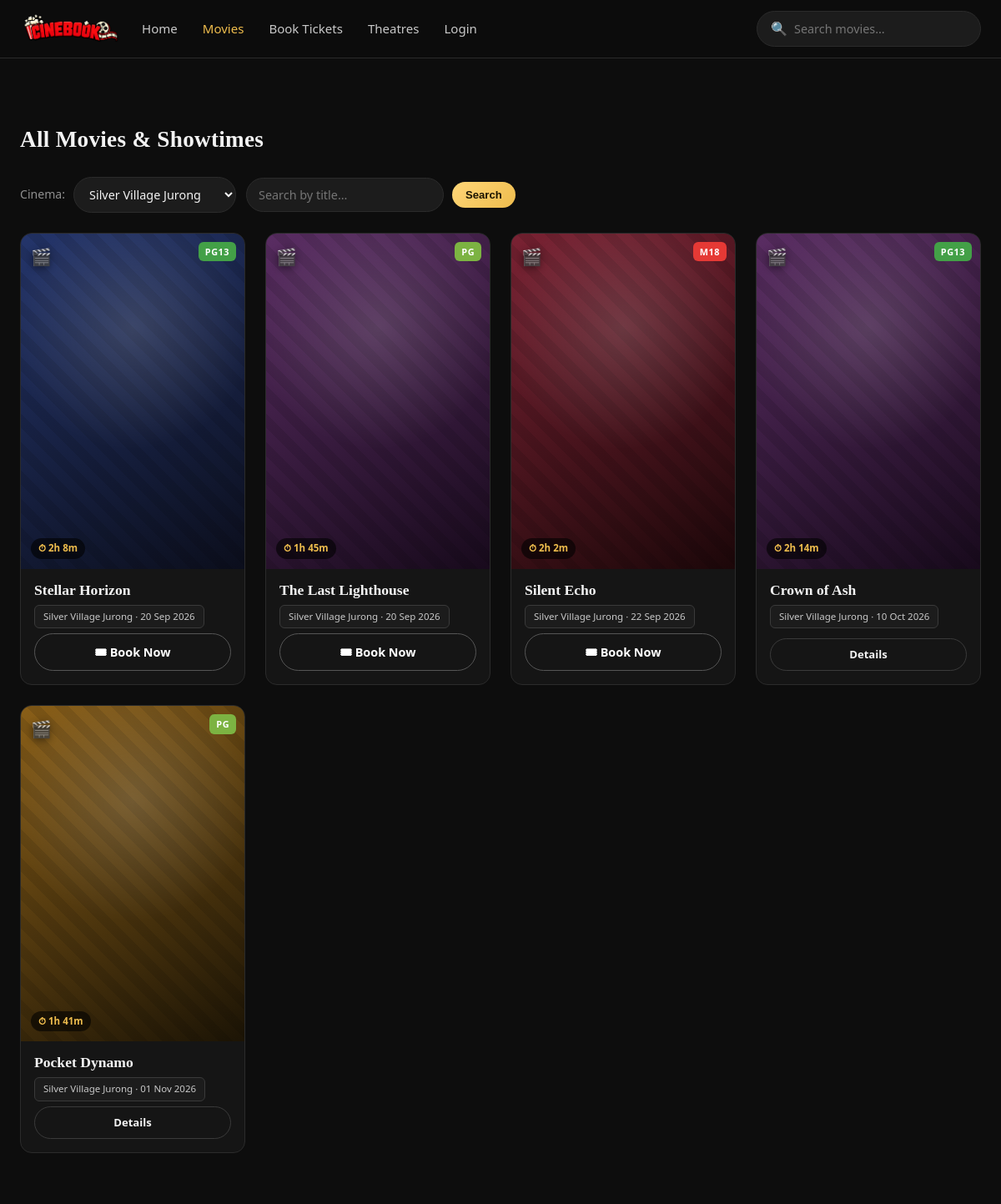
/movies.php?cinema=1 (upper part), run on an earlier commit of the app's database.
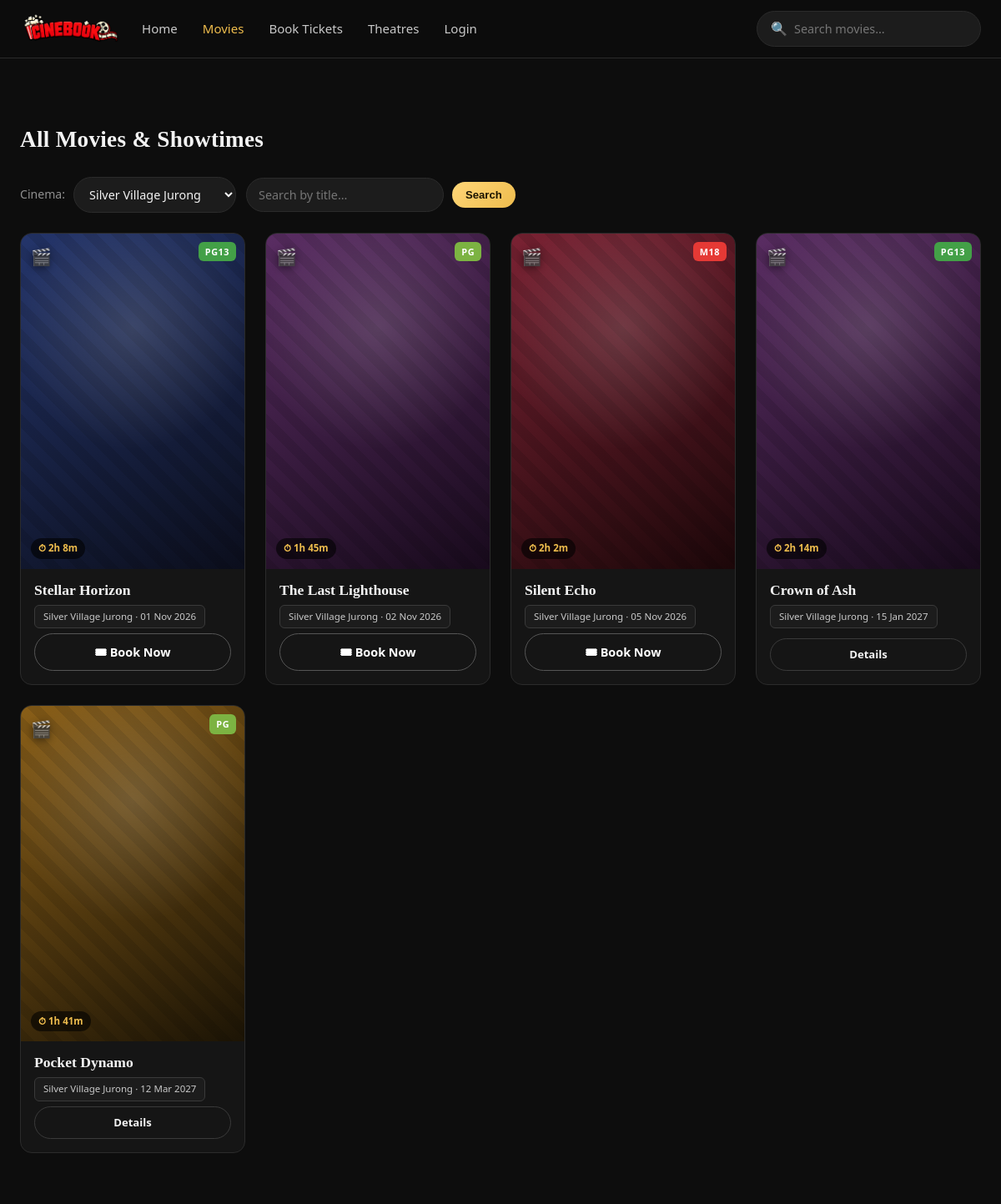
And on a later commit of the database.
### tables this page shows
CREATE TABLE movie (
    Movie_ID INT AUTO_INCREMENT PRIMARY KEY,
    Location VARCHAR(150),
    Date DATE,
    Showtime TIME,
    Description TEXT,
    Title VARCHAR(150) NOT NULL,
    Poster VARCHAR(255) NOT NULL DEFAULT '',
    Backdrop VARCHAR(255) NOT NULL DEFAULT '',
    Genre VARCHAR(80),
    Duration_Min INT,
    Certificate VARCHAR(10) DEFAULT 'PG',
    Stars TINYINT DEFAULT 4,
    Status VARCHAR(20) DEFAULT 'showing',
    Cinema_ID INT,
    FOREIGN KEY (Cinema_ID) REFERENCES cinema(Cinema_ID)
);

CREATE TABLE cinema (
    Cinema_ID INT AUTO_INCREMENT PRIMARY KEY,
    Cinema_Name VARCHAR(100) NOT NULL,
    Cinema_Cont VARCHAR(20),
    Bran_ID INT,
    FOREIGN KEY (Bran_ID) REFERENCES branch(Bran_ID)
);

### movies.php (the view, shortened to what this page needs)
<?php
require_once 'includes/db_connect.php';
include 'includes/header.php';
$cinemaFilter = isset($_GET['cinema']) && is_scalar($_GET['cinema']) && ctype_digit((string)$_GET['cinema']) ? (int)$_GET['cinema'] : 0;
$q = is_string($_GET['q'] ?? null) ? trim($_GET['q']) : '';
$q = substr($q, 0, 100);
$cinemas = $conn->query("SELECT Cinema_ID, Cinema_Name FROM cinema ORDER BY Cinema_Name");
$sql = "SELECT m.Movie_ID, m.Title, m.Genre, m.Duration_Min, m.Date, m.Showtime,
               m.Certificate, m.Stars, m.Status, m.Poster, c.Cinema_Name
        FROM movie m LEFT JOIN cinema c ON m.Cinema_ID = c.Cinema_ID
        WHERE m.Movie_ID IN (SELECT MIN(Movie_ID) FROM movie GROUP BY Title)";
$params = [];
$types = "";
if ($cinemaFilter > 0) { $sql .= " AND m.Cinema_ID = ?"; $params[] = $cinemaFilter; $types .= "i"; }
$sql .= " ORDER BY m.Date ASC, m.Showtime ASC";
$stmt = $conn->prepare($sql);
if ($types !== "") $stmt->bind_param($types, ...$params);
$stmt->execute();
$result = $stmt->get_result();
?>
<div class="section-head">
    <h2><?php echo $q !== '' ? 'Results for “' . htmlspecialchars($q) . '”' : 'All Movies &amp; Showtimes'; ?></h2>
</div>
<div class="toolbar">
    <form method="GET" action="movies.php">
        <label for="cinema">Cinema:</label>
        <select name="cinema" id="cinema" onchange="this.form.submit()">
            <?php while ($c = $cinemas->fetch_assoc()): ?>
                <option value="<?php echo $c['Cinema_ID']; ?>" <?php echo ($cinemaFilter == $c['Cinema_ID']) ? 'selected' : ''; ?>>
                    <?php echo htmlspecialchars($c['Cinema_Name']); ?>
                </option>
            <?php endwhile; ?>
        </select>
    </form>
    <form method="GET" action="movies.php">
        <input type="search" name="q" placeholder="Search by title…" value="<?php echo htmlspecialchars($q); ?>">
        <button type="submit" class="btn btn-sm">Search</button>
    </form>
</div>
<div class="movie-grid">
<?php if ($result && $result->num_rows > 0): ?>
    <?php while ($row = $result->fetch_assoc()): ?>
        <div class="movie-card">
            <a class="poster<?php echo poster_has_img($row['Poster']); ?>" data-genre="<?php echo htmlspecialchars($row['Genre']); ?>"<?php echo poster_style($row['Poster']); ?>
               href="movie_details.php?id=<?php echo $row['Movie_ID']; ?>">
                <?php echo cert_badge($row['Certificate']); ?>
                <span class="dur-pill">&#9201; <?php echo formatDuration($row['Duration_Min']); ?></span>
            </a>
            <div class="movie-card-foot">
                <a class="mc-title" href="movie_details.php?id=<?php echo $row['Movie_ID']; ?>"><?php echo htmlspecialchars($row['Title']); ?></a>
                <div class="mc-location"><?php echo htmlspecialchars($row['Cinema_Name']); ?> &middot; <?php echo date("d M Y", strtotime($row['Date'])); ?></div>
                <?php if ($row['Status'] === 'coming'): ?>
                    <a href="movie_details.php?id=<?php echo $row['Movie_ID']; ?>" class="btn btn-sm btn-ghost">Details</a>
                <?php else: ?>
                    <a href="booking.php?movie_id=<?php echo $row['Movie_ID']; ?>" class="book-now-btn">
                        🎟 Book Now
                    </a>
                <?php endif; ?>
            </div>
        </div>
    <?php endwhile; ?>
<?php else: ?>
    <div class="empty-state"><div class="big">&#128269;</div><p>No movies found<?php echo $q !== '' ? ' for “' . htmlspecialchars($q) . '”' : ''; ?>. <a href="movies.php" style="color:var(--gold);">Clear filters</a>.</p></div>
<?php endif; ?>
</div>
<?php include 'includes/footer.php'; $conn->close(); ?>

### includes/functions.php (shortened to what this page needs)
<?php
function poster_file($poster) {
    $poster = trim((string) $poster);
    return '';
}
function poster_has_img($poster) {
    return poster_file($poster) !== '' ? ' has-img' : '';
}
function poster_style($poster) {
    $f = poster_file($poster);
    if ($f === '') return '';
    return ' style="background-image:url(\'images/posters/' . htmlspecialchars(rawurlencode($f)) . '\')"';
}
function cert_badge($cert) {
    $cert = trim((string) $cert);
    $cls = preg_replace('/[^A-Z0-9]/', '', strtoupper($cert));
    return '<span class="cert-badge cert-' . $cls . '">' . htmlspecialchars($cert) . '</span>';
}

What changed in the data, as far as the page shows it:
changed movie "Stellar Horizon": Date "20 Sep 2026" → "01 Nov 2026"
changed movie "The Last Lighthouse": Date "20 Sep 2026" → "02 Nov 2026"
changed movie "Silent Echo": Date "22 Sep 2026" → "05 Nov 2026"
changed movie "Crown of Ash": Date "10 Oct 2026" → "15 Jan 2027"
changed movie "Pocket Dynamo": Date "01 Nov 2026" → "12 Mar 2027"
